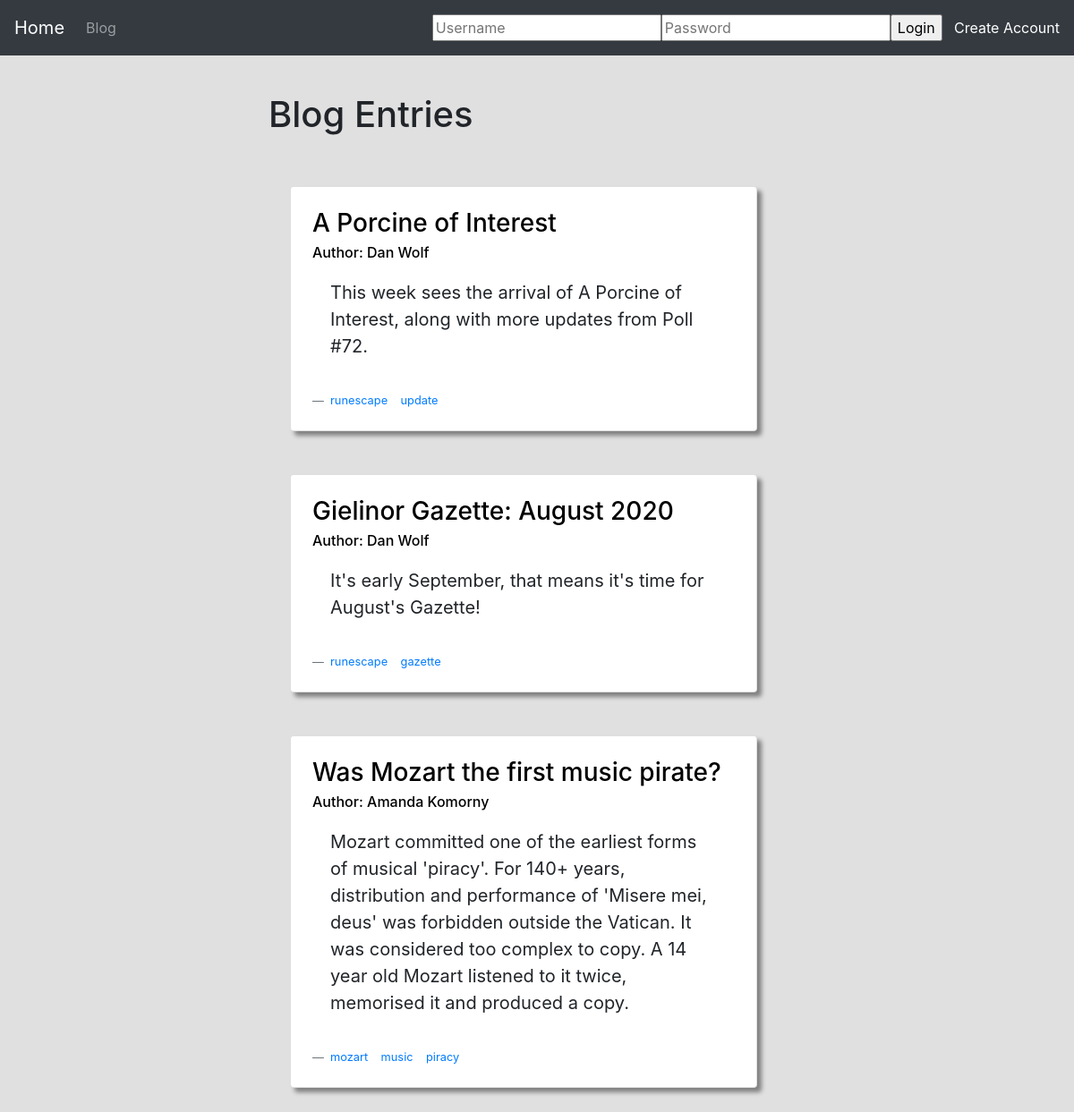
Screenshot of /blog/ with the database file from the repository.
### blog/models.py (models this page shows, shortened)
class Blog(models.Model):
    author = models.CharField(max_length=64)
    title = models.CharField(max_length=128)
    abstract = models.CharField(max_length=300)
    content = models.CharField(max_length=10000)
    tags = models.CharField(max_length=1000, blank=True)

### blog/views.py (the view)
# urls.py: path("", views.index, name="index"),
def index(request):
    blogs, tags = get_blogs_tags()
    return render(request, "blog/index.html", {
        "blogs": blogs,
        "tags": tags,
        "tasks_due": tasks_due(request),
    })

### blog/views.py (called while the page is built)
def tasks_due(request):
    return len(Task.objects.filter(user=request.user).all()) if request.user.is_authenticated else None

def get_blogs_tags():
    blogs = Blog.objects.all()
    tags = {blog.id: blog.tags.split(', ') for blog in blogs}
    return blogs, tags

### blog/templates/blog/index.html (shortened to what this page needs)
{% extends 'main/layout.html' %}
{% block body %}
    <div class="row w-100">
        <div class="col-3 w-100"></div>
        <div class="col-9">
            {% if blogs %}
            <h1>Blog Entries</h1>
            {% endif %}
        </div>
    </div>
    <div class="row w-100 pb-5">
        {% for blog in blogs %}
            <div class="col-9 mx-auto pt-5 mt-0 w-100 align-self-center">
                <div class="card p-4 my-auto" style="width: 60%; margin: auto; box-shadow: 5px 5px 5px Gray;">
                    <h3 class="card-title">
                        <a style="color: black;" href="{% url 'blog:entry' blog.id %}">{{ blog.title }}</a>
                    </h3>
                    <h6 class="card-subtitle">
                        <a style="color: black;" href="{% url 'blog:author' blog.author %}">Author: {{ blog.author }}</a>
                    </h6>
                    <div class="card-body">
                        <blockquote class="blockquote mb-0">
                            <p>{{ blog.abstract }}</p>
                        </blockquote>
                    </div>
                    <footer class="blockquote-footer">
                        {% for key, value in tags.items %}
                            {% if key == blog.id %}
                                {% for tag in value %}
                                <a href="{% url 'blog:tag' tag %}">{{ tag }}</a> &nbsp;&nbsp;
                                {% endfor %}
                            {% endif %}
                        {% endfor %}
                    </footer>
                </div>
            </div>
        {% empty %}
        <div class=col-3 w-100"></div>
            <div class="col-9 w-100">
                <h1>No Blogs Found</h1>
            </div>
        {% endfor %}
    </div>
{% endblock %}

### rows the page displays
Blog: title "A Porcine of Interest", author "Dan Wolf", abstract "This week sees the arrival of A Porcine of Interest, along with more updates from Poll #72.", value "runescape" "update"
Blog: title "Gielinor Gazette: August 2020", author "Dan Wolf", abstract "It's early September, that means it's time for August's Gazette!", value "runescape" "gazette"
Blog: title "Was Mozart the first music pirate?", author "Amanda Komorny", abstract "Mozart committed one of the earliest forms of musical 'piracy'. For 140+ years, distribution and performance of 'Misere mei, deus' was forbidden outside the Vatican. It was considered too complex to copy. A 14 year old Mozart listened to it twice, memorised it and produced a copy.", value "mozart" "music" "piracy"
